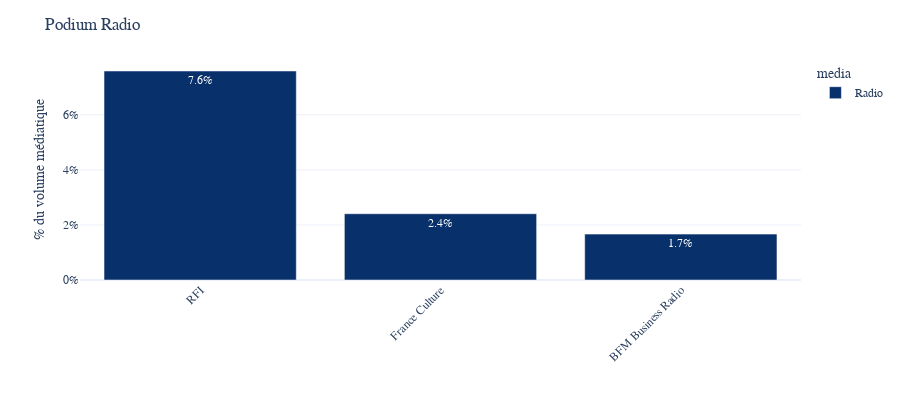

Notebook source saved alongside this figure:
### Code cell
# Multiplier for one channel = n_mentions * 2 min / (60 minutes * 18h * n_days)
multiplier = 2 / (1 * 60 * 18 * 1)

fig = show_mentions_by_channel(data,list_of_channels=top_channels_radio,n = 3,
                               method = multiplier,height = 400,text_auto = ".1%")

fig.update_layout(yaxis_tickformat='0%',
                  title = "Podium Radio",
                  font_family="Poppins",yaxis_title="% du volume médiatique",xaxis_title = "")
fig.update_traces(marker_color=COLOR_RADIO)
fig

### Figure 1 — Plotly figure (JSON) as saved in the notebook; plotly's stock layout.template omitted (floating-point values rounded to 4 significant figures)
{"data": [{"alignmentgroup": "True", "hovertemplate": "media=Radio<br>channel_name=%{x}<br>count=%{y}<extra></extra>", "legendgroup": "Radio", "marker": {"color": "#08306b", "pattern": {"shape": ""}}, "name": "Radio", "offsetgroup": "Radio", "orientation": "v", "showlegend": true, "textposition": "auto", "texttemplate": "%{y:.1%}", "x": ["RFI", "France Culture", "BFM Business Radio"], "xaxis": "x", "y": [0.07593, 0.02407, 0.01667], "yaxis": "y", "type": "bar"}], "layout": {"xaxis": {"anchor": "y", "domain": [0, 1], "title": {"text": ""}, "categoryorder": "array", "categoryarray": ["RFI", "France Culture", "BFM Business Radio"], "tickangle": -45}, "yaxis": {"anchor": "x", "domain": [0, 1], "title": {"text": "% du volume médiatique"}, "tickformat": "0%"}, "legend": {"title": {"text": "media"}, "tracegroupgap": 0}, "margin": {"t": 60, "b": 100}, "barmode": "relative", "height": 400, "font": {"family": "Poppins"}, "title": {"text": "Podium Radio"}}}
